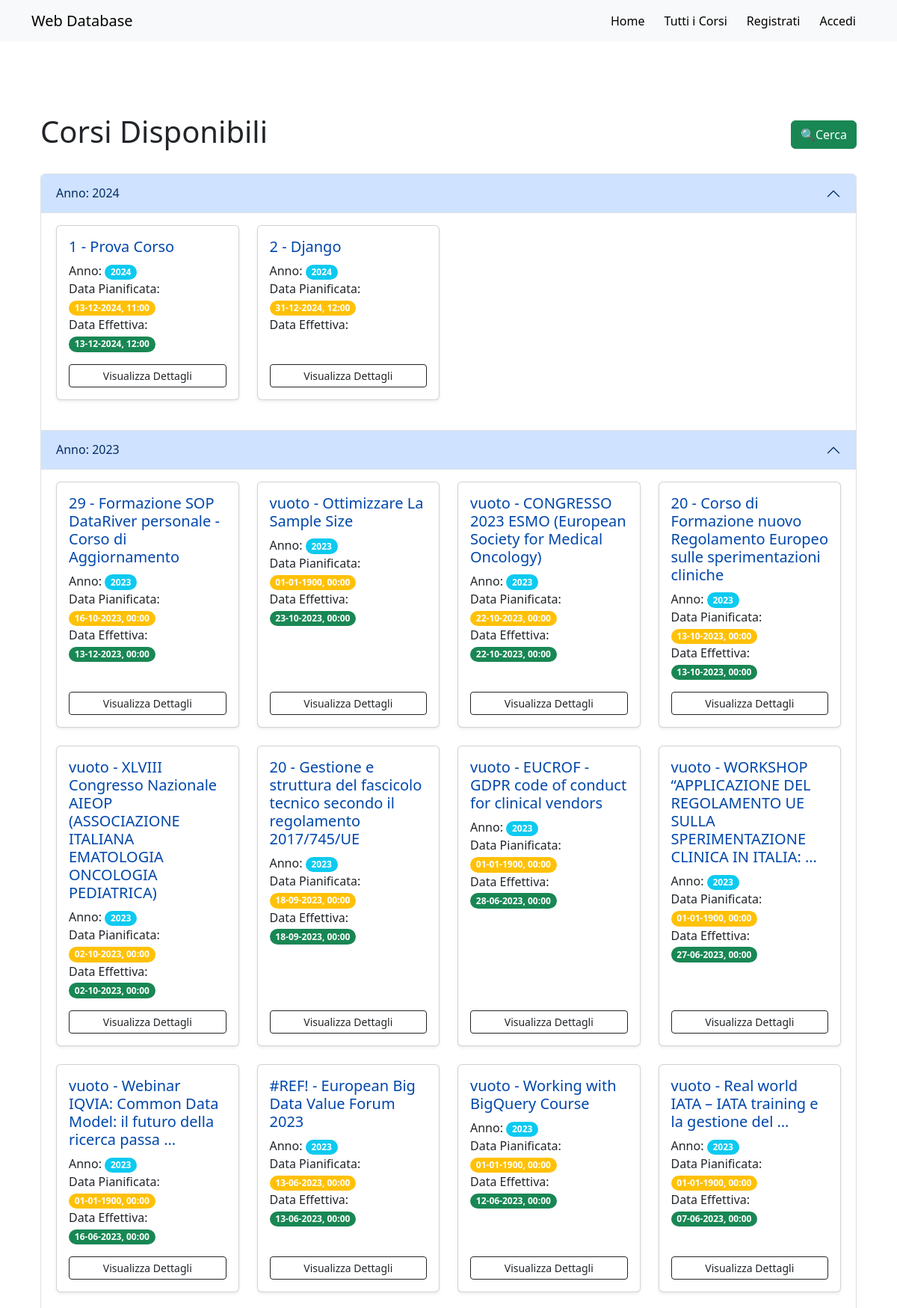
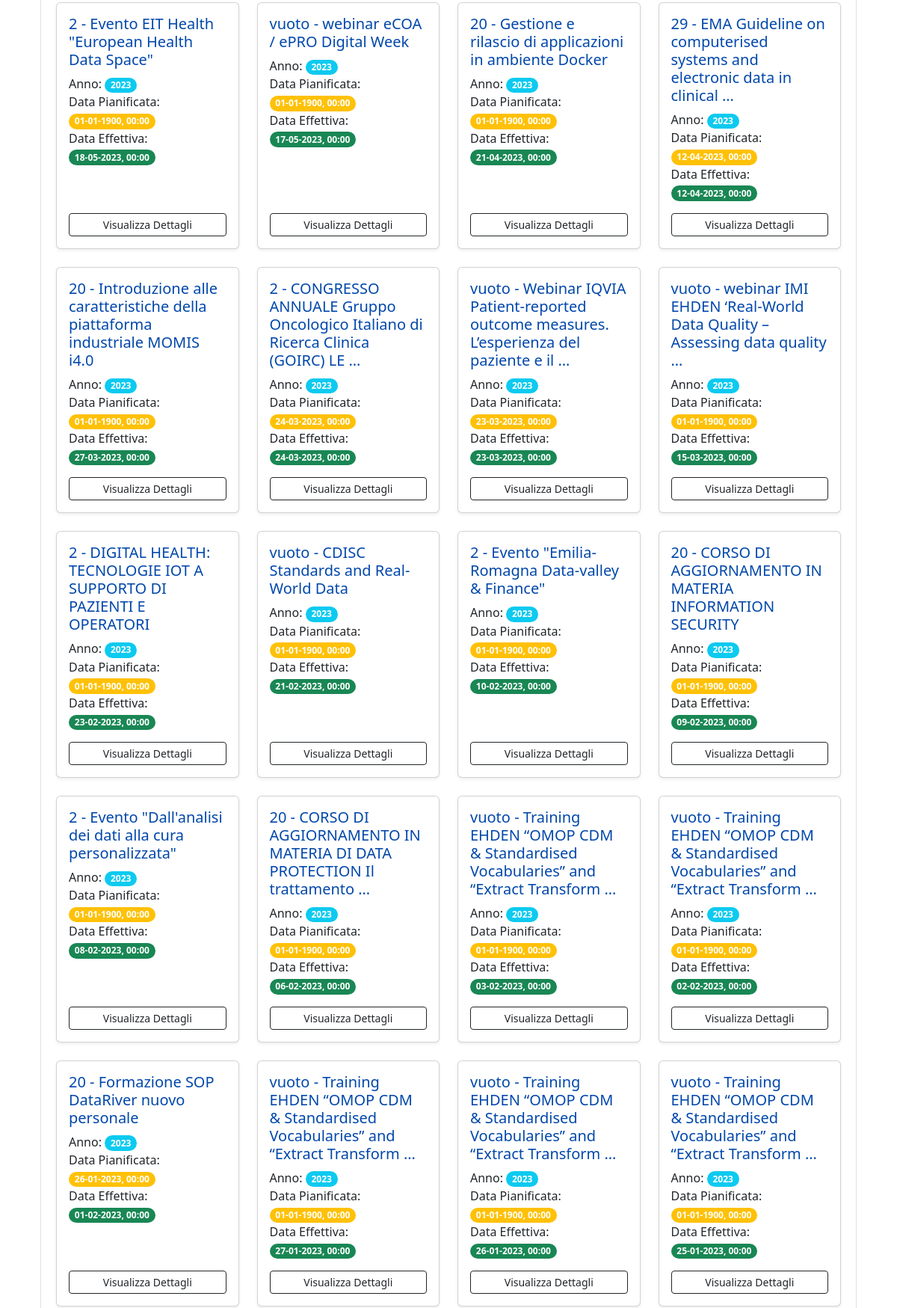
Screenshot of /courses (upper part) with the database file from the repository (2 pictures, top to bottom).
### web_app/models.py (models this page shows, shortened)
class Course(models.Model):
    year = models.IntegerField(null=True, blank=True)
    course_n = models.CharField(max_length=255, null=True, blank=True)
    course_name = models.TextField(null=True, blank=True)
    planned_date = models.DateTimeField(null=True, blank=True)
    effective_date = models.DateTimeField(null=True, blank=True)
    type = models.CharField(max_length=255, null=True, blank=True)
    start = models.CharField(max_length=255, null=True, blank=True)
    check_review = models.CharField(max_length=255, null=True, blank=True)
    end = models.CharField(max_length=255, null=True, blank=True)
    duration = models.FloatField(null=True, blank=True)
    i_e = models.CharField(max_length=255, null=True, blank=True)
    trainer = models.CharField(max_length=255, null=True, blank=True)
    cost = models.FloatField(null=True, blank=True)
    requirement = models.CharField(max_length=255, null=True, blank=True)

### web_app/views.py (the view)
# urls.py: path('courses', views.CoursesListView.as_view(), name='courses'),
class CoursesListView(ListView):
    model = Course
    template_name = "web_app/courses_list.html"
    def get_queryset(self):
        return Course.objects.order_by('-year', '-effective_date', '-planned_date')

### web_app/templates/web_app/courses_list.html (shortened to what this page needs)
{% extends "base.html" %}
{% block content %}
<div class="container my-5">
    <div class="d-flex justify-content-between align-items-center mb-4">
        <h1 class="text-center">Corsi Disponibili</h1>
        <div class="d-flex justify-content-end w-50">
            <a href="{% url 'search' %}" class="btn btn-success ms-2">🔍Cerca</a>
        </div>
    </div>
    {% regroup object_list|dictsortreversed:"year" by year as courses_by_year %}
    <div class="accordion" id="coursesAccordion">
        {% for group in courses_by_year %}
            <div class="accordion-item">
                <h2 class="accordion-header" id="heading-{{ group.grouper }}">
                    <button class="accordion-button" type="button" data-bs-toggle="collapse" data-bs-target="#collapse-{{ group.grouper }}" aria-expanded="true" aria-controls="collapse-{{ group.grouper }}">
                        Anno: {{ group.grouper }}
                    </button>
                </h2>
                <div id="collapse-{{ group.grouper }}" class="accordion-collapse collapse show" aria-labelledby="heading-{{ group.grouper }}">
                    <div class="accordion-body">
                        <div class="row">
                            {% for course in group.list %}
                                <div class="col-lg-3 col-md-4 col-sm-6 mb-4">
                                    <a href="{% url 'course_detail' course.id %}" class="card h-100 shadow-sm text-decoration-none">
                                        <div class="card-body d-flex flex-column">
                                            <h5 class="card-title" style="color: rgb(0, 71, 171);">
                                                {{ course.course_n }} - {{ course.course_name|truncatewords:10 }}
                                            </h5>
                                            <p class="card-text">
                                                Anno: <span class="badge rounded-pill bg-info">{{ course.year }}</span><br>
                                                Data Pianificata: <span class="badge rounded-pill bg-warning">{{ course.planned_date|date:'d-m-Y, H:i' }}</span><br>
                                                Data Effettiva: <span class="badge rounded-pill bg-success">{{ course.effective_date|date:'d-m-Y, H:i' }}</span><br>
                                            </p>
                                            <div class="mt-auto">
                                                <button class="btn btn-sm btn-outline-dark w-100">Visualizza Dettagli</button>
                                            </div>
                                        </div>
                                    </a>
                                </div>
                            {% endfor %}
                        </div>
                    </div>
                </div>
            </div>
        {% endfor %}
    </div>
</div>
{% endblock %}

### templates/base.html (style rules this page uses)
html, body { height: 100%; }

### rows the page displays
Course: course_n "1", course_name "Prova Corso", year "2024", planned_date "13-12-2024, 11:00", effective_date "13-12-2024, 12:00"
Course: course_n "2", course_name "Django", year "2024", planned_date "31-12-2024, 12:00"
Course: course_n "29", course_name "Formazione SOP DataRiver personale - Corso di Aggiornamento", year "2023", planned_date "16-10-2023, 00:00", effective_date "13-12-2023, 00:00"
Course: course_n "vuoto", course_name "Ottimizzare La Sample Size", year "2023", planned_date "01-01-1900, 00:00", effective_date "23-10-2023, 00:00"
Course: course_n "vuoto", course_name "CONGRESSO 2023 ESMO (European Society for Medical Oncology)", year "2023", planned_date "22-10-2023, 00:00", effective_date "22-10-2023, 00:00"
Course: course_n "20", course_name "Corso di Formazione nuovo Regolamento Europeo sulle sperimentazioni cliniche", year "2023", planned_date "13-10-2023, 00:00", effective_date "13-10-2023, 00:00"
Course: course_n "vuoto", course_name "XLVIII Congresso Nazionale AIEOP (ASSOCIAZIONE ITALIANA EMATOLOGIA ONCOLOGIA PEDIATRICA)", year "2023", planned_date "02-10-2023, 00:00", effective_date "02-10-2023, 00:00"
Course: course_n "20", course_name "Gestione e struttura del fascicolo tecnico secondo il regolamento 2017/745/UE", year "2023", planned_date "18-09-2023, 00:00", effective_date "18-09-2023, 00:00"
Course: course_n "vuoto", course_name "EUCROF - GDPR code of conduct for clinical vendors", year "2023", planned_date "01-01-1900, 00:00", effective_date "28-06-2023, 00:00"
Course: course_n "vuoto", course_name "WORKSHOP “APPLICAZIONE DEL REGOLAMENTO UE SULLA SPERIMENTAZIONE CLINICA IN ITALIA: …", year "2023", planned_date "01-01-1900, 00:00", effective_date "27-06-2023, 00:00"
Course: course_n "vuoto", course_name "Webinar IQVIA: Common Data Model: il futuro della ricerca passa …", year "2023", planned_date "01-01-1900, 00:00", effective_date "16-06-2023, 00:00"
Course: course_n "#REF!", course_name "European Big Data Value Forum 2023", year "2023", planned_date "13-06-2023, 00:00", effective_date "13-06-2023, 00:00"
Course: course_n "vuoto", course_name "Working with BigQuery Course", year "2023", planned_date "01-01-1900, 00:00", effective_date "12-06-2023, 00:00"
Course: course_n "vuoto", course_name "Real world IATA – IATA training e la gestione del …", year "2023", planned_date "01-01-1900, 00:00", effective_date "07-06-2023, 00:00"
Course: course_n "2", course_name "Evento EIT Health \"European Health Data Space\"", year "2023", planned_date "01-01-1900, 00:00", effective_date "18-05-2023, 00:00"
Course: course_n "vuoto", course_name "webinar eCOA / ePRO Digital Week", year "2023", planned_date "01-01-1900, 00:00", effective_date "17-05-2023, 00:00"
Course: course_n "20", course_name "Gestione e rilascio di applicazioni in ambiente Docker", year "2023", planned_date "01-01-1900, 00:00", effective_date "21-04-2023, 00:00"
Course: course_n "29", course_name "EMA Guideline on computerised systems and electronic data in clinical …", year "2023", planned_date "12-04-2023, 00:00", effective_date "12-04-2023, 00:00"
Course: course_n "20", course_name "Introduzione alle caratteristiche della piattaforma industriale MOMIS i4.0", year "2023", planned_date "01-01-1900, 00:00", effective_date "27-03-2023, 00:00"
Course: course_n "2", course_name "CONGRESSO ANNUALE Gruppo Oncologico Italiano di Ricerca Clinica (GOIRC) LE …", year "2023", planned_date "24-03-2023, 00:00", effective_date "24-03-2023, 00:00"
Course: course_n "vuoto", course_name "Webinar IQVIA Patient-reported outcome measures. L’esperienza del paziente e il …", year "2023", planned_date "23-03-2023, 00:00", effective_date "23-03-2023, 00:00"
Course: course_n "vuoto", course_name "webinar IMI EHDEN ‘Real-World Data Quality – Assessing data quality …", year "2023", planned_date "01-01-1900, 00:00", effective_date "15-03-2023, 00:00"
Course: course_n "2", course_name "DIGITAL HEALTH: TECNOLOGIE IOT A SUPPORTO DI PAZIENTI E OPERATORI", year "2023", planned_date "01-01-1900, 00:00", effective_date "23-02-2023, 00:00"
Course: course_n "vuoto", course_name "CDISC Standards and Real-World Data", year "2023", planned_date "01-01-1900, 00:00", effective_date "21-02-2023, 00:00"
Course: course_n "2", course_name "Evento \"Emilia-Romagna Data-valley & Finance\"", year "2023", planned_date "01-01-1900, 00:00", effective_date "10-02-2023, 00:00"
Course: course_n "20", course_name "CORSO DI AGGIORNAMENTO IN MATERIA INFORMATION SECURITY", year "2023", planned_date "01-01-1900, 00:00", effective_date "09-02-2023, 00:00"
Course: course_n "2", course_name "Evento \"Dall'analisi dei dati alla cura personalizzata\"", year "2023", planned_date "01-01-1900, 00:00", effective_date "08-02-2023, 00:00"
Course: course_n "20", course_name "CORSO DI AGGIORNAMENTO IN MATERIA DI DATA PROTECTION Il trattamento …", year "2023", planned_date "01-01-1900, 00:00", effective_date "06-02-2023, 00:00"
Course: course_n "vuoto", course_name "Training EHDEN “OMOP CDM & Standardised Vocabularies” and “Extract Transform …", year "2023", planned_date "01-01-1900, 00:00", effective_date "03-02-2023, 00:00"
Course: course_n "vuoto", course_name "Training EHDEN “OMOP CDM & Standardised Vocabularies” and “Extract Transform …", year "2023", planned_date "01-01-1900, 00:00", effective_date "02-02-2023, 00:00"
Course: course_n "20", course_name "Formazione SOP DataRiver nuovo personale", year "2023", planned_date "26-01-2023, 00:00", effective_date "01-02-2023, 00:00"
Course: course_n "vuoto", course_name "Training EHDEN “OMOP CDM & Standardised Vocabularies” and “Extract Transform …", year "2023", planned_date "01-01-1900, 00:00", effective_date "27-01-2023, 00:00"
Course: course_n "vuoto", course_name "Training EHDEN “OMOP CDM & Standardised Vocabularies” and “Extract Transform …", year "2023", planned_date "01-01-1900, 00:00", effective_date "26-01-2023, 00:00"
Course: course_n "vuoto", course_name "Training EHDEN “OMOP CDM & Standardised Vocabularies” and “Extract Transform …", year "2023", planned_date "01-01-1900, 00:00", effective_date "25-01-2023, 00:00"

### other values shown
{{ group.grouper }} "2024" "2023"
